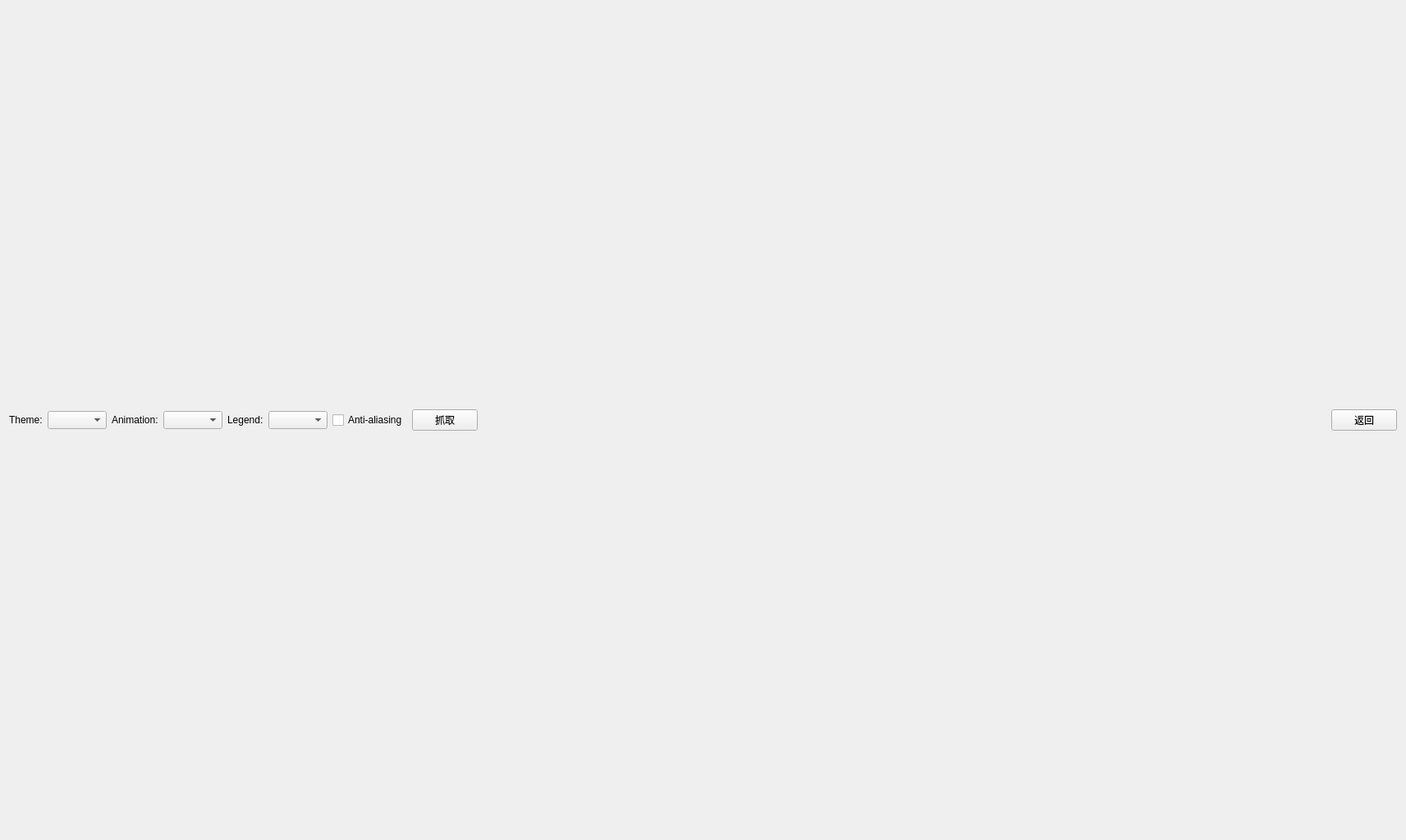
<?xml version="1.0" encoding="UTF-8"?>
<ui version="4.0">
 <class>ThemeWidgetForm</class>
 <widget class="QWidget" name="ThemeWidgetForm">
  <property name="geometry">
   <rect>
    <x>0</x>
    <y>0</y>
    <width>1713</width>
    <height>1024</height>
   </rect>
  </property>
  <layout class="QGridLayout" name="gridLayout">
   <item row="0" column="0" colspan="3">
    <layout class="QHBoxLayout" name="horizontalLayout">
     <item>
      <widget class="QLabel" name="themeLabel">
       <property name="text">
        <string>Theme:</string>
       </property>
      </widget>
     </item>
     <item>
      <widget class="QComboBox" name="themeComboBox"/>
     </item>
     <item>
      <widget class="QLabel" name="animatedLabel">
       <property name="text">
        <string>Animation:</string>
       </property>
      </widget>
     </item>
     <item>
      <widget class="QComboBox" name="animatedComboBox"/>
     </item>
     <item>
      <widget class="QLabel" name="legendLabel">
       <property name="text">
        <string>Legend:</string>
       </property>
      </widget>
     </item>
     <item>
      <widget class="QComboBox" name="legendComboBox"/>
     </item>
     <item>
      <widget class="QCheckBox" name="antialiasCheckBox">
       <property name="text">
        <string>Anti-aliasing</string>
       </property>
       <property name="checked">
        <bool>false</bool>
       </property>
      </widget>
     </item>
     <item>
      <widget class="QPushButton" name="grab">
       <property name="text">
        <string>抓取</string>
       </property>
       <property name="icon">
        <iconset resource="icon.qrc">
         <normaloff>:/icons/8666672_camera.png</normaloff>:/icons/8666672_camera.png</iconset>
       </property>
      </widget>
     </item>
     <item>
      <spacer name="horizontalSpacer">
       <property name="orientation">
        <enum>Qt::Horizontal</enum>
       </property>
       <property name="sizeHint" stdset="0">
        <size>
         <width>40</width>
         <height>20</height>
        </size>
       </property>
      </spacer>
     </item>
     <item>
      <widget class="QPushButton" name="back">
       <property name="text">
        <string>返回</string>
       </property>
       <property name="icon">
        <iconset resource="icon.qrc">
         <normaloff>:/icons/8666575_left_up_corner.png</normaloff>:/icons/8666575_left_up_corner.png</iconset>
       </property>
      </widget>
     </item>
    </layout>
   </item>
  </layout>
 </widget>
 <resources>
  <include location="icon.qrc"/>
 </resources>
 <connections>
  <connection>
   <sender>themeComboBox</sender>
   <signal>currentIndexChanged(int)</signal>
   <receiver>ThemeWidgetForm</receiver>
   <slot>updateUI()</slot>
   <hints>
    <hint type="sourcelabel">
     <x>20</x>
     <y>20</y>
    </hint>
    <hint type="destinationlabel">
     <x>20</x>
     <y>20</y>
    </hint>
   </hints>
  </connection>
  <connection>
   <sender>antialiasCheckBox</sender>
   <signal>toggled(bool)</signal>
   <receiver>ThemeWidgetForm</receiver>
   <slot>updateUI()</slot>
   <hints>
    <hint type="sourcelabel">
     <x>20</x>
     <y>20</y>
    </hint>
    <hint type="destinationlabel">
     <x>20</x>
     <y>20</y>
    </hint>
   </hints>
  </connection>
  <connection>
   <sender>legendComboBox</sender>
   <signal>currentIndexChanged(int)</signal>
   <receiver>ThemeWidgetForm</receiver>
   <slot>updateUI()</slot>
   <hints>
    <hint type="sourcelabel">
     <x>20</x>
     <y>20</y>
    </hint>
    <hint type="destinationlabel">
     <x>20</x>
     <y>20</y>
    </hint>
   </hints>
  </connection>
  <connection>
   <sender>animatedComboBox</sender>
   <signal>currentIndexChanged(int)</signal>
   <receiver>ThemeWidgetForm</receiver>
   <slot>updateUI()</slot>
   <hints>
    <hint type="sourcelabel">
     <x>20</x>
     <y>20</y>
    </hint>
    <hint type="destinationlabel">
     <x>20</x>
     <y>20</y>
    </hint>
   </hints>
  </connection>
 </connections>
 <slots>
  <slot>updateUI()</slot>
 </slots>
</ui>
